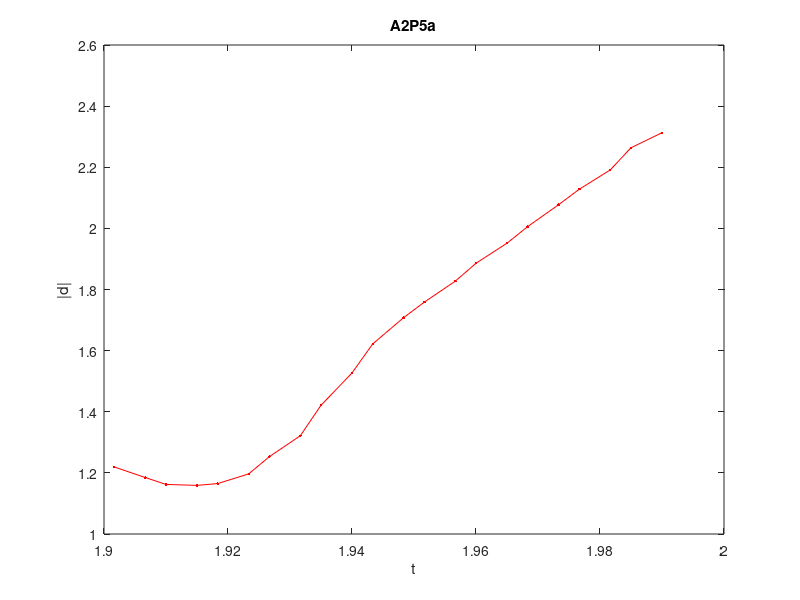

Here is the MATLAB script that generated this plot:
t = [1.901666667 1.906666667 1.91 1.915 1.918333333 1.923333333 1.926666667 1.931666667 1.935 1.94 1.943333333 1.948333333 1.951666667 1.956666667 1.96 1.965 1.968333333 1.973333333 1.976666667 1.981666667 1.985 1.99];
x_stick = [0.55257759 0.588068821 0.646524966 0.713331989 0.784314451 0.86991095 0.980560082 1.089121494 1.220647821 1.350086428 1.456560121 1.544244339 1.594349606 1.663244349 1.721700494 1.784332078 1.834437346 1.905419808 1.953437356 2.007718062 2.070349646 2.112104035];
y_stick = [1.086866757 1.028410612 0.965779028 0.913586041 0.861393054 0.821726384 0.779971995 0.748656203 0.727779008 0.713164972 0.713164972 0.729866727 0.742393044 0.757007081 0.769533397 0.790410592 0.811287787 0.827989543 0.844691298 0.87809481 0.91567376 0.942814114];

% PART A
d = sqrt(x_stick.^2 + y_stick.^2);
plot(t, d, 'r.-');
title('A2P5a');
xlabel('t');
ylabel('|d|');

% PART B
% Forward distance scheme: f'(x_i) = (f(x_(i+1))-f(x_i))/(x_(i+1)-x_i)
% diff(X) = [X(2)-X(1), X(3)-X(2), ...]

v_x = diff(x_stick) ./ diff(t);
v_y = diff(y_stick) ./ diff(t)
